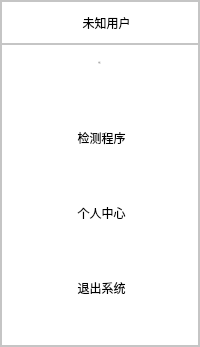
           <widget class="QFrame" name="frame_7">
            <property name="sizePolicy">
             <sizepolicy hsizetype="Expanding" vsizetype="Preferred">
              <horstretch>1</horstretch>
              <verstretch>0</verstretch>
             </sizepolicy>
            </property>
            <property name="minimumSize">
             <size>
              <width>0</width>
              <height>0</height>
             </size>
            </property>
            <property name="maximumSize">
             <size>
              <width>200</width>
              <height>16777215</height>
             </size>
            </property>
            <property name="styleSheet">
             <string notr="true">QFrame{
	background-color: rgb(255, 255, 255);

}</string>
            </property>
            <property name="frameShape">
             <enum>QFrame::Shape::StyledPanel</enum>
            </property>
            <property name="frameShadow">
             <enum>QFrame::Shadow::Raised</enum>
            </property>
            <layout class="QVBoxLayout" name="verticalLayout_3">
             <property name="spacing">
              <number>0</number>
             </property>
             <property name="leftMargin">
              <number>0</number>
             </property>
             <property name="topMargin">
              <number>0</number>
             </property>
             <property name="rightMargin">
              <number>0</number>
             </property>
             <property name="bottomMargin">
              <number>0</number>
             </property>
             <item>
              <widget class="QFrame" name="frame_8">
               <property name="sizePolicy">
                <sizepolicy hsizetype="Preferred" vsizetype="Expanding">
                 <horstretch>0</horstretch>
                 <verstretch>2</verstretch>
                </sizepolicy>
               </property>
               <property name="frameShape">
                <enum>QFrame::Shape::StyledPanel</enum>
               </property>
               <property name="frameShadow">
                <enum>QFrame::Shadow::Raised</enum>
               </property>
               <layout class="QHBoxLayout" name="horizontalLayout_5">
                <item>
                 <spacer name="horizontalSpacer_3">
                  <property name="orientation">
                   <enum>Qt::Orientation::Horizontal</enum>
                  </property>
                  <property name="sizeHint" stdset="0">
                   <size>
                    <width>33</width>
                    <height>20</height>
                   </size>
                  </property>
                 </spacer>
                </item>
                <item>
                 <widget class="QLabel" name="label_userAvatar">
                  <property name="enabled">
                   <bool>true</bool>
                  </property>
                  <property name="maximumSize">
                   <size>
                    <width>35</width>
                    <height>35</height>
                   </size>
                  </property>
                  <property name="styleSheet">
                   <string notr="true"/>
                  </property>
                  <property name="text">
                   <string/>
                  </property>
                  <property name="pixmap">
                   <pixmap resource="icon.qrc">:/img/img/kk.jpg</pixmap>
                  </property>
                  <property name="scaledContents">
                   <bool>true</bool>
                  </property>
                  <property name="alignment">
                   <set>Qt::AlignmentFlag::AlignCenter</set>
                  </property>
                 </widget>
                </item>
                <item>
                 <widget class="QPushButton" name="pushButton_mian_username">
                  <property name="minimumSize">
                   <size>
                    <width>75</width>
                    <height>23</height>
                   </size>
                  </property>
                  <property name="maximumSize">
                   <size>
                    <width>160</width>
                    <height>23</height>
                   </size>
                  </property>
                  <property name="layoutDirection">
                   <enum>Qt::LayoutDirection::RightToLeft</enum>
                  </property>
                  <property name="autoFillBackground">
                   <bool>false</bool>
                  </property>
                  <property name="styleSheet">
                   <string notr="true">QPushButton{
	
	border: 0px;
    font:12px;

}



</string>
                  </property>
                  <property name="text">
                   <string>未知用户</string>
                  </property>
                  <property name="icon">
                   <iconset resource="icon.qrc">
                    <normaloff>:/img/img/展开.png</normaloff>:/img/img/展开.png</iconset>
                  </property>
                  <property name="iconSize">
                   <size>
                    <width>12</width>
                    <height>12</height>
                   </size>
                  </property>
                  <property name="flat">
                   <bool>false</bool>
                  </property>
                 </widget>
                </item>
                <item>
                 <spacer name="horizontalSpacer_4">
                  <property name="orientation">
                   <enum>Qt::Orientation::Horizontal</enum>
                  </property>
                  <property name="sizeHint" stdset="0">
                   <size>
                    <width>32</width>
                    <height>20</height>
                   </size>
                  </property>
                 </spacer>
                </item>
               </layout>
              </widget>
             </item>
             <item>
              <widget class="QFrame" name="frame_3">
               <property name="sizePolicy">
                <sizepolicy hsizetype="Expanding" vsizetype="Expanding">
                 <horstretch>2</horstretch>
                 <verstretch>0</verstretch>
                </sizepolicy>
               </property>
               <property name="maximumSize">
                <size>
                 <width>16777215</width>
                 <height>16777215</height>
                </size>
               </property>
               <property name="styleSheet">
                <string notr="true">QFrame{
	background-color: rgb(255, 255, 255);

}
QPushButton{
	border:none;
    font:  17px &quot;微软雅黑&quot;;  

}
QPushButton:hover { 
	background:#e6e6e6;
 }
</string>
               </property>
               <property name="frameShape">
                <enum>QFrame::Shape::StyledPanel</enum>
               </property>
               <property name="frameShadow">
                <enum>QFrame::Shadow::Raised</enum>
               </property>
               <property name="lineWidth">
                <number>1</number>
               </property>
               <layout class="QVBoxLayout" name="verticalLayout">
                <property name="spacing">
                 <number>0</number>
                </property>
                <property name="leftMargin">
                 <number>0</number>
                </property>
                <property name="topMargin">
                 <number>0</number>
                </property>
                <property name="rightMargin">
                 <number>0</number>
                </property>
                <property name="bottomMargin">
                 <number>0</number>
                </property>
                <item>
                 <widget class="QPushButton" name="index_btn">
                  <property name="sizePolicy">
                   <sizepolicy hsizetype="Minimum" vsizetype="Expanding">
                    <horstretch>0</horstretch>
                    <verstretch>0</verstretch>
                   </sizepolicy>
                  </property>
                  <property name="minimumSize">
                   <size>
                    <width>0</width>
                    <height>35</height>
                   </size>
                  </property>
                  <property name="font">
                   <font>
                    <family>微软雅黑</family>
                    <pointsize>-1</pointsize>
                    <italic>false</italic>
                    <bold>false</bold>
                   </font>
                  </property>
                  <property name="styleSheet">
                   <string notr="true"/>
                  </property>
                  <property name="text">
                   <string>  首页     </string>
                  </property>
                  <property name="icon">
                   <iconset resource="icon.qrc">
                    <normaloff>:/img/img/首页.png</normaloff>:/img/img/首页.png</iconset>
                  </property>
                 </widget>
                </item>
                <item>
                 <spacer name="verticalSpacer">
                  <property name="orientation">
                   <enum>Qt::Orientation::Vertical</enum>
                  </property>
                  <property name="sizeHint" stdset="0">
                   <size>
                    <width>20</width>
                    <height>40</height>
                   </size>
                  </property>
                 </spacer>
                </item>
                <item>
                 <widget class="QPushButton" name="main_btn">
                  <property name="sizePolicy">
                   <sizepolicy hsizetype="Minimum" vsizetype="Expanding">
                    <horstretch>0</horstretch>
                    <verstretch>0</verstretch>
                   </sizepolicy>
                  </property>
                  <property name="minimumSize">
                   <size>
                    <width>0</width>
                    <height>35</height>
                   </size>
                  </property>
                  <property name="text">
                   <string> 检测程序</string>
                  </property>
                  <property name="icon">
                   <iconset resource="icon.qrc">
                    <normaloff>:/img/img/YOLO.png</normaloff>:/img/img/YOLO.png</iconset>
                  </property>
                  <property name="iconSize">
                   <size>
                    <width>19</width>
                    <height>17</height>
                   </size>
                  </property>
                 </widget>
                </item>
                <item>
                 <spacer name="verticalSpacer_2">
                  <property name="orientation">
                   <enum>Qt::Orientation::Vertical</enum>
                  </property>
                  <property name="sizeHint" stdset="0">
                   <size>
                    <width>20</width>
                    <height>40</height>
                   </size>
                  </property>
                 </spacer>
                </item>
                <item>
                 <widget class="QPushButton" name="userinfo_btn">
                  <property name="sizePolicy">
                   <sizepolicy hsizetype="Minimum" vsizetype="Expanding">
                    <horstretch>0</horstretch>
                    <verstretch>0</verstretch>
                   </sizepolicy>
                  </property>
                  <property name="minimumSize">
                   <size>
                    <width>0</width>
                    <height>35</height>
                   </size>
                  </property>
                  <property name="autoFillBackground">
                   <bool>false</bool>
                  </property>
                  <property name="text">
                   <string> 个人中心</string>
                  </property>
                  <property name="icon">
                   <iconset resource="icon.qrc">
                    <normaloff>:/img/img/个人中心.png</normaloff>:/img/img/个人中心.png</iconset>
                  </property>
                  <property name="iconSize">
                   <size>
                    <width>16</width>
                    <height>16</height>
                   </size>
                  </property>
                 </widget>
                </item>
                <item>
                 <spacer name="verticalSpacer_3">
                  <property name="orientation">
                   <enum>Qt::Orientation::Vertical</enum>
                  </property>
                  <property name="sizeHint" stdset="0">
                   <size>
                    <width>20</width>
                    <height>40</height>
                   </size>
                  </property>
                 </spacer>
                </item>
                <item>
                 <widget class="QPushButton" name="exit_btn">
                  <property name="sizePolicy">
                   <sizepolicy hsizetype="Minimum" vsizetype="Expanding">
                    <horstretch>0</horstretch>
                    <verstretch>0</verstretch>
                   </sizepolicy>
                  </property>
                  <property name="minimumSize">
                   <size>
                    <width>0</width>
                    <height>35</height>
                   </size>
                  </property>
                  <property name="layoutDirection">
                   <enum>Qt::LayoutDirection::LeftToRight</enum>
                  </property>
                  <property name="styleSheet">
                   <string notr="true"/>
                  </property>
                  <property name="text">
                   <string> 退出系统</string>
                  </property>
                  <property name="icon">
                   <iconset resource="icon.qrc">
                    <normaloff>:/img/img/退出.png</normaloff>:/img/img/退出.png</iconset>
                  </property>
                  <property name="iconSize">
                   <size>
                    <width>14</width>
                    <height>14</height>
                   </size>
                  </property>
                  <property name="autoRepeatDelay">
                   <number>300</number>
                  </property>
                 </widget>
                </item>
                <item>
                 <spacer name="verticalSpacer_4">
                  <property name="orientation">
                   <enum>Qt::Orientation::Vertical</enum>
                  </property>
                  <property name="sizeHint" stdset="0">
                   <size>
                    <width>20</width>
                    <height>40</height>
                   </size>
                  </property>
                 </spacer>
                </item>
               </layout>
              </widget>
             </item>
             <item>
              <widget class="QFrame" name="frame_9">
               <property name="sizePolicy">
                <sizepolicy hsizetype="Preferred" vsizetype="Expanding">
                 <horstretch>0</horstretch>
                 <verstretch>3</verstretch>
                </sizepolicy>
               </property>
               <property name="frameShape">
                <enum>QFrame::Shape::StyledPanel</enum>
               </property>
               <property name="frameShadow">
                <enum>QFrame::Shadow::Raised</enum>
               </property>
              </widget>
             </item>
            </layout>
           </widget>
